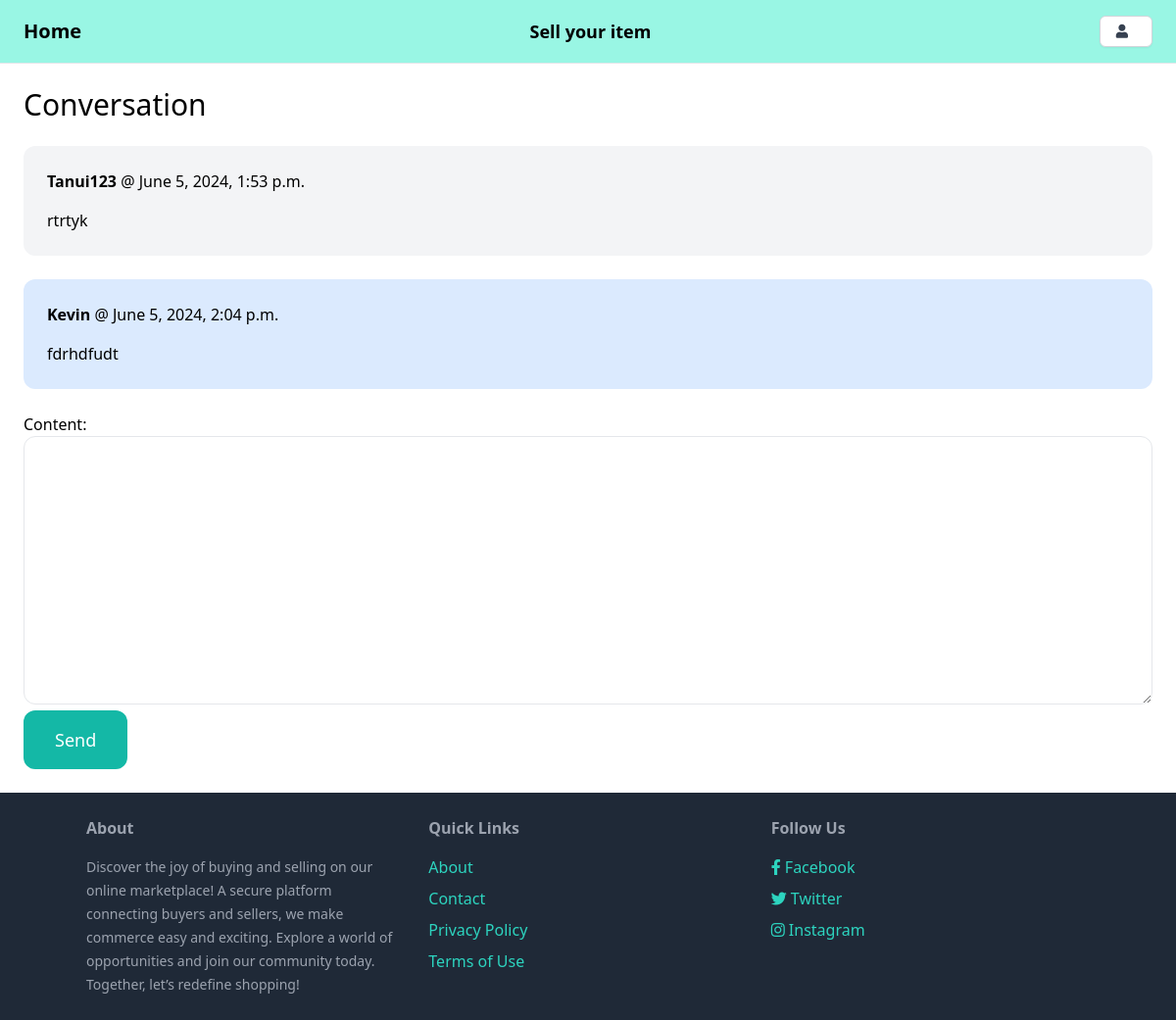
Screenshot of /inbox/1/ (signed in) with the database file from the repository.
### conversation/models.py (models this page shows)
class ConversationMessage(models.Model):
    conversation = models.ForeignKey(Conversation, related_name='messages', on_delete=models.CASCADE)
    content = models.TextField()
    created_at = models.DateTimeField(auto_now_add=True)
    created_by = models.ForeignKey(User, related_name='created_messages', on_delete=models.CASCADE)

### conversation/views.py (the view)
# urls.py: path('<int:pk>/', views.detail, name='detail'),
@login_required
def detail(request, pk):
    conversation = Conversation.objects.filter(members__in=[request.user.id]).get(pk=pk)
    if request.method == 'POST':
        form = ConversationMessageForm(request.POST)
        if form.is_valid():
            conversation_message = form.save(commit=False)
            conversation_message.conversation = conversation
            conversation_message.created_by = request.user
            conversation_message.save()
            conversation.save()
            return redirect('conversation:detail', pk=pk)
    else:
        form = ConversationMessageForm()
    return render(request, 'conversation/detail.html', {
        'conversation': conversation,
        'form': form
    })

### conversation/forms.py
class ConversationMessageForm(forms.ModelForm):
    class Meta:
        model = ConversationMessage
        fields = ('content',)
        widgets = {
            'content': forms.Textarea(attrs={
                'class': 'w-full py-4 px-6 rounded-xl border'
            })
        }

### conversation/templates/conversation/detail.html (shortened to what this page needs)
{% extends 'core/base.html' %}
{% block content %}
<h1 class="mb-6 text-3xl">Conversation</h1>
<div class="space-y-6">
    {% for message in conversation.messages.all %}
        <div class="p-6 flex {% if message.created_by == request.user %}bg-blue-100{% else %}bg-gray-100{% endif %} rounded-xl">
            <div>
                <p class="mb-4"><strong>{{ message.created_by.username }}</strong> @ {{ message.created_at }}</p>
                <p>{{ message.content }}</p>
            </div>
        </div>
    {% endfor %}
</div>
<form method="post" action="." class="mt-6">
    {{ form.as_p }}
    <button class="py-4 px-8 text-lg bg-teal-500 hover:bg-teal-700 rounded-xl text-white">Send</button>
</form>
{% endblock %}

### rows the page displays
ConversationMessage: created_by.username "Tanui123", created_at "June 5, 2024, 1:53 p.m.", content "rtrtyk"
ConversationMessage: created_by.username "Kevin", created_at "June 5, 2024, 2:04 p.m.", content "fdrhdfudt"
